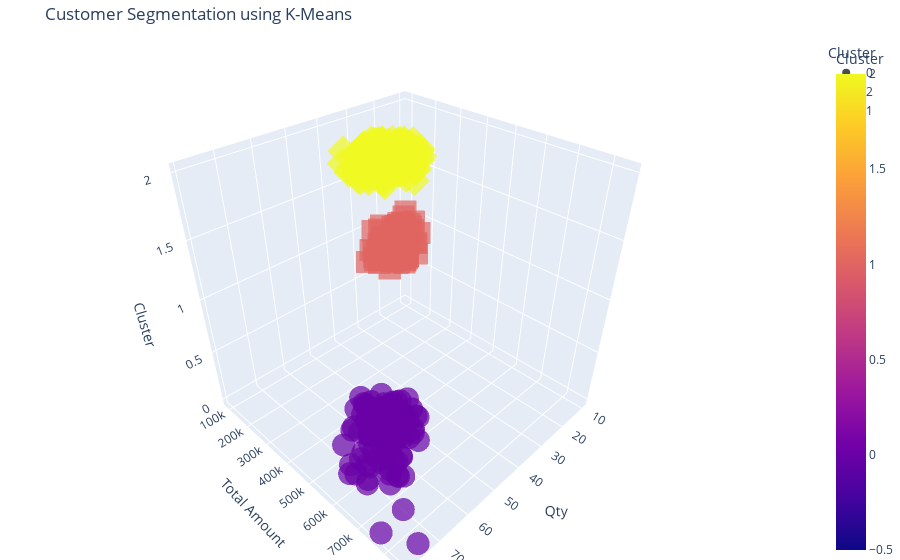

Write notebook code for a chart like this one.
### Code cell
import plotly.express as px

fig = px.scatter_3d(df_clustering, x='Qty', y='TotalAmount', z='Cluster',
                     color='Cluster', symbol='Cluster', opacity=0.7)

fig.update_layout(scene=dict(xaxis_title='Qty',
                             yaxis_title='Total Amount',
                             zaxis_title='Cluster'),
                  title='Customer Segmentation using K-Means',
                  margin=dict(l=0, r=0, b=0, t=40))

fig.show()

### Figure 1 — Plotly figure (JSON) as saved in the notebook; plotly's stock layout.template omitted (floating-point values rounded to 4 significant figures; data arrays with more than 128 entries replaced by an {"elided": "..."} marker saying what was removed)
{"data": [{"hovertemplate": "Cluster=%{marker.color}<br>Qty=%{x}<br>TotalAmount=%{y}<extra></extra>", "legendgroup": "0", "marker": {"color": [0, 0, 0, 0, 0, 0, 0, 0, 0, 0, 0, 0, 0, 0, 0, 0, 0, 0, 0, 0, 0, 0, 0, 0, 0, 0, 0, 0, 0, 0, 0, 0, 0, 0, 0, 0, 0, 0, 0, 0, 0, 0, 0, 0, 0, 0, 0, 0, 0, 0, 0, 0, 0, 0, 0, 0, 0, 0, 0, 0, 0, 0, 0, 0, 0, 0, 0, 0, 0, 0, 0, 0, 0, 0, 0, 0, 0, 0, 0, 0, 0, 0, 0, 0, 0, 0, 0, 0, 0, 0, 0, 0, 0, 0, 0, 0, 0, 0, 0, 0, 0, 0, 0, 0, 0, 0, 0], "coloraxis": "coloraxis", "opacity": 0.7, "symbol": "circle"}, "mode": "markers", "name": "0", "scene": "scene", "showlegend": true, "type": "scatter3d", "x": [60, 57, 56, 57, 47, 61, 68, 63, 53, 55, 63, 51, 72, 57, 71, 54, 49, 57, 52, 56, 57, 65, 61, 51, 62, 62, 79, 53, 57, 53, 64, 54, 54, 58, 46, 50, 52, 46, 53, 56, 62, 54, 61, 65, 59, 66, 65, 68, 50, 64, 44, 73, 58, 57, 54, 58, 58, 48, 49, 65, 51, 68, 55, 72, 48, 54, 60, 49, 58, 54, 54, 51, 59, 52, 61, 52, 53, 68, 51, 58, 57, 57, 57, 47, 63, 54, 50, 58, 57, 53, 75, 55, 53, 65, 71, 53, 52, 53, 71, 66, 62, 55, 53, 57, 47, 62, 68], "y": [623300, 392300, 446200, 498800, 542100, 582500, 669000, 574600, 528500, 506500, 448900, 493200, 625100, 539200, 543800, 553500, 495200, 551300, 442200, 563300, 442600, 667000, 503700, 462700, 470800, 627400, 760600, 365000, 423300, 513400, 555300, 398400, 530300, 497000, 463000, 502600, 444000, 512400, 462800, 524400, 443700, 497600, 583100, 588100, 486900, 644200, 600400, 576500, 540900, 676200, 472600, 565600, 570600, 486100, 405200, 514100, 491700, 400700, 453500, 634700, 502900, 475700, 524300, 578400, 450600, 588800, 622600, 527100, 491000, 392000, 488000, 574000, 499700, 472400, 499400, 584200, 615300, 548100, 475200, 455200, 472000, 452600, 529200, 550200, 526800, 434900, 436800, 496700, 526900, 487800, 846700, 564800, 470200, 662200, 751400, 449600, 402400, 443200, 615800, 534500, 614600, 574800, 501600, 509900, 457200, 577700, 587200], "z": [0, 0, 0, 0, 0, 0, 0, 0, 0, 0, 0, 0, 0, 0, 0, 0, 0, 0, 0, 0, 0, 0, 0, 0, 0, 0, 0, 0, 0, 0, 0, 0, 0, 0, 0, 0, 0, 0, 0, 0, 0, 0, 0, 0, 0, 0, 0, 0, 0, 0, 0, 0, 0, 0, 0, 0, 0, 0, 0, 0, 0, 0, 0, 0, 0, 0, 0, 0, 0, 0, 0, 0, 0, 0, 0, 0, 0, 0, 0, 0, 0, 0, 0, 0, 0, 0, 0, 0, 0, 0, 0, 0, 0, 0, 0, 0, 0, 0, 0, 0, 0, 0, 0, 0, 0, 0, 0]}, {"hovertemplate": "Cluster=%{marker.color}<br>Qty=%{x}<br>TotalAmount=%{y}<extra></extra>", "legendgroup": "2", "marker": {"color": {"elided": "202 int values"}, "coloraxis": "coloraxis", "opacity": 0.7, "symbol": "diamond"}, "mode": "markers", "name": "2", "scene": "scene", "showlegend": true, "type": "scatter3d", "x": {"elided": "202 int values"}, "y": {"elided": "202 int values"}, "z": {"elided": "202 int values"}}, {"hovertemplate": "Cluster=%{marker.color}<br>Qty=%{x}<br>TotalAmount=%{y}<extra></extra>", "legendgroup": "1", "marker": {"color": {"elided": "135 int values"}, "coloraxis": "coloraxis", "opacity": 0.7, "symbol": "square"}, "mode": "markers", "name": "1", "scene": "scene", "showlegend": true, "type": "scatter3d", "x": {"elided": "135 int values"}, "y": {"elided": "135 int values"}, "z": {"elided": "135 int values"}}], "layout": {"coloraxis": {"colorbar": {"title": {"text": "Cluster"}}, "colorscale": [[0, "#0d0887"], [0.1111, "#46039f"], [0.2222, "#7201a8"], [0.3333, "#9c179e"], [0.4444, "#bd3786"], [0.5556, "#d8576b"], [0.6667, "#ed7953"], [0.7778, "#fb9f3a"], [0.8889, "#fdca26"], [1, "#f0f921"]]}, "legend": {"title": {"text": "Cluster"}, "tracegroupgap": 0}, "margin": {"b": 0, "l": 0, "r": 0, "t": 40}, "scene": {"domain": {"x": [0, 1], "y": [0, 1]}, "xaxis": {"title": {"text": "Qty"}}, "yaxis": {"title": {"text": "Total Amount"}}, "zaxis": {"categoryarray": [0, 2, 1], "categoryorder": "array", "title": {"text": "Cluster"}}}, "title": {"text": "Customer Segmentation using K-Means"}}}
